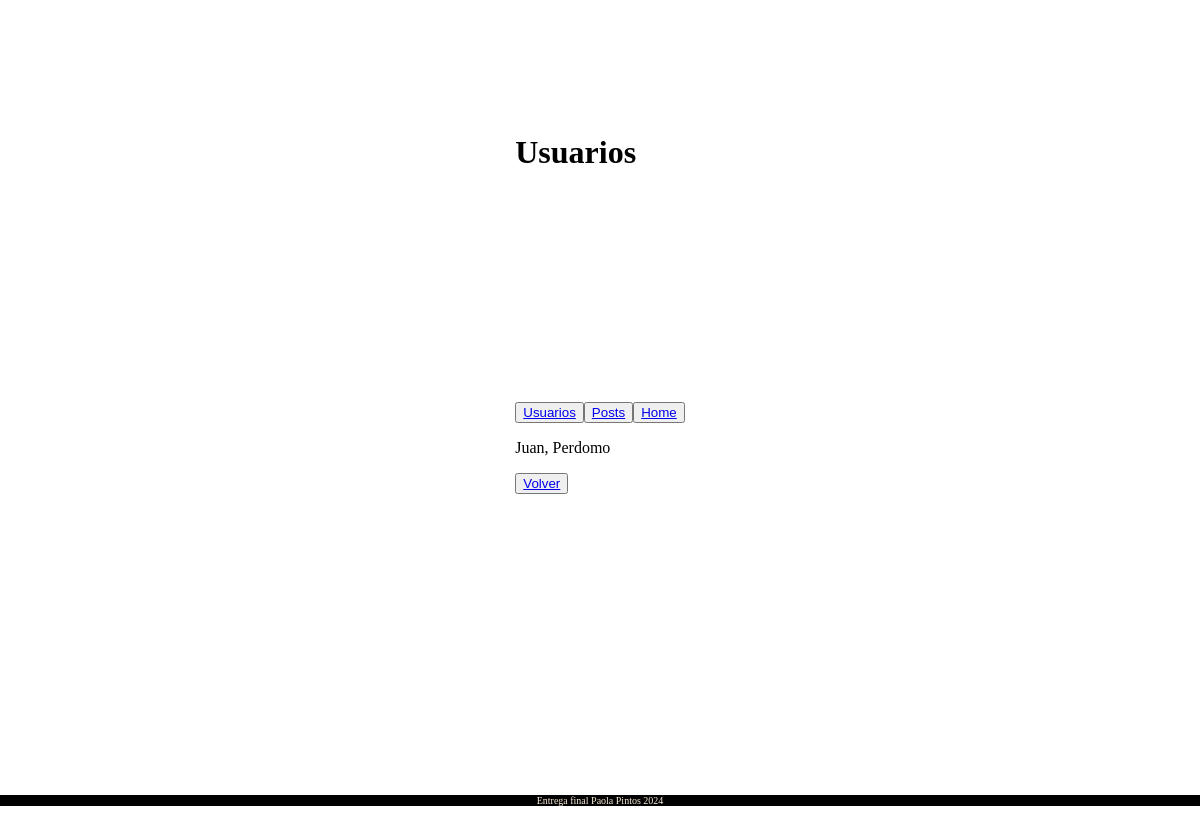
Page /usuarios/usuario/list on the earlier database version.
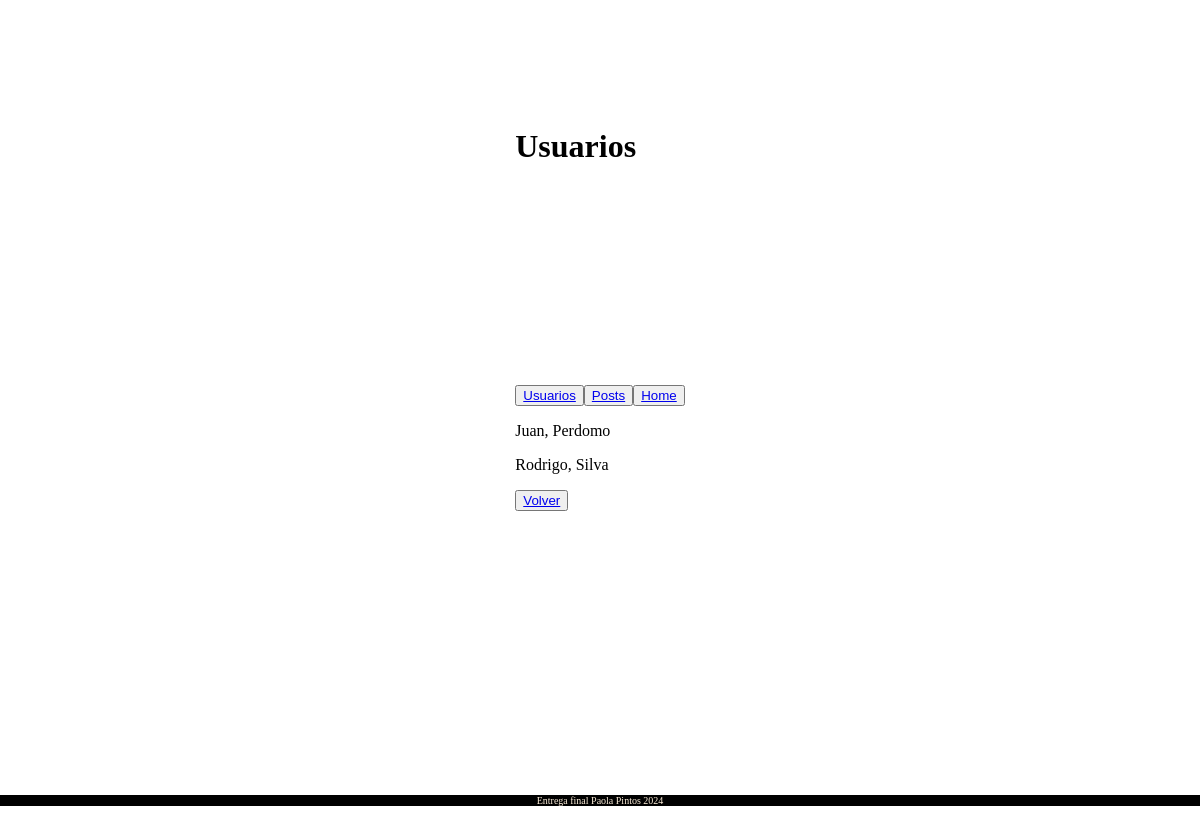
Same page on the later database version.
### usuarios/models.py (models this page shows)
class Usuario(models.Model):
    nombre = models.CharField(max_length=50)
    apellido = models.CharField(max_length=50)
    user = models.CharField(max_length=20, unique=True)
    password = models.CharField(max_length=20)
    def __str__(self):
        return f"{self.nombre}, {self.apellido}"

### usuarios/views.py (the view)
# urls.py: path("usuario/list", views.usuario_list, name="usuario_list"),
def usuario_list(request):
    usuarios = Usuario.objects.all()
    contexto = {"usuarios": usuarios}
    return render(request, "usuarios/usuario_list.html", contexto)

### usuarios/templates/usuarios/usuario_list.html
{% extends 'main/base.html' %}
{% block header %}
Usuarios
{% endblock header %}
{% block main %}
<div>
    {% for usuario in usuarios %}
    <p>{{usuario}}</p>
    {% endfor %}
</div>
<button><a href="{% url 'usuarios:index' %}">Volver</a></button>
{% endblock main %}

Differences in the rows shown:
added Usuario: nombre+apellido "Rodrigo, Silva"
